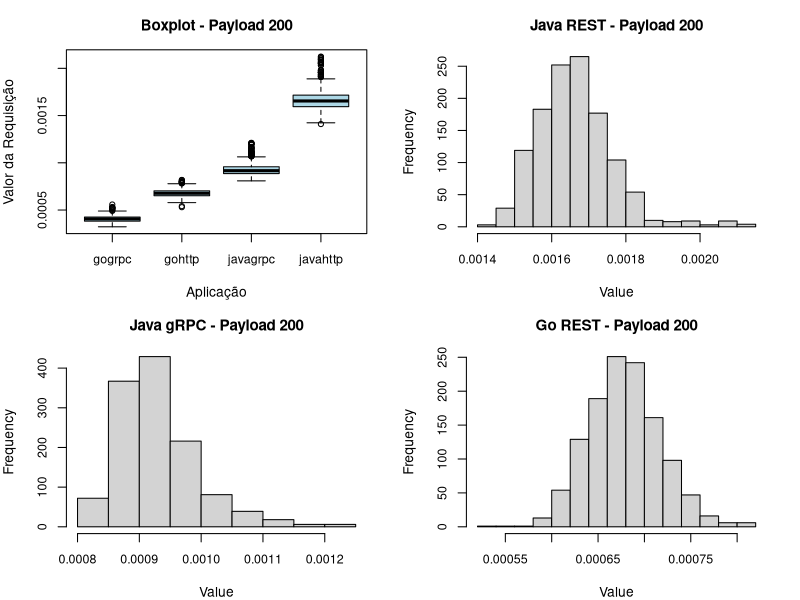
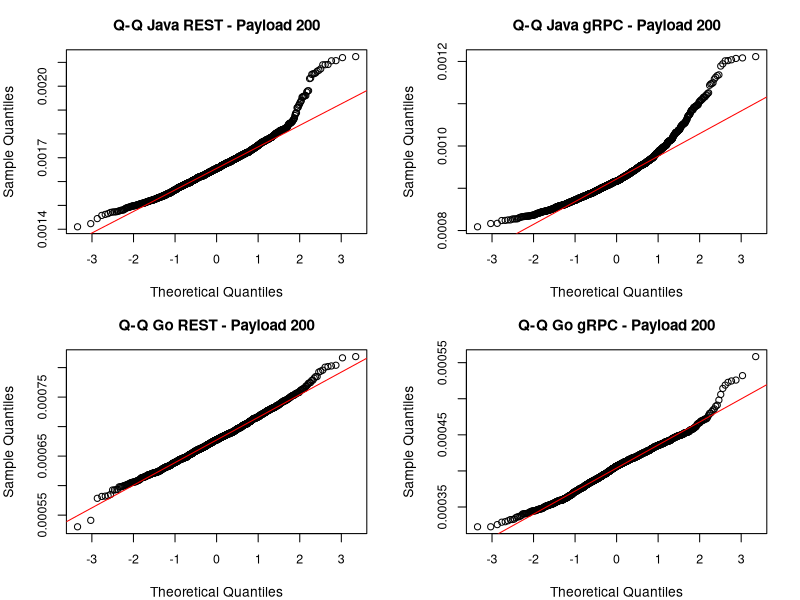
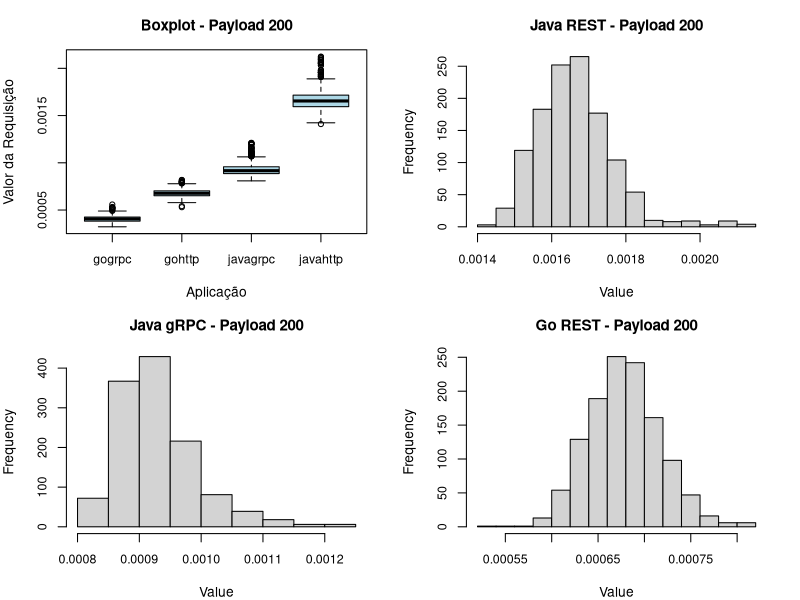
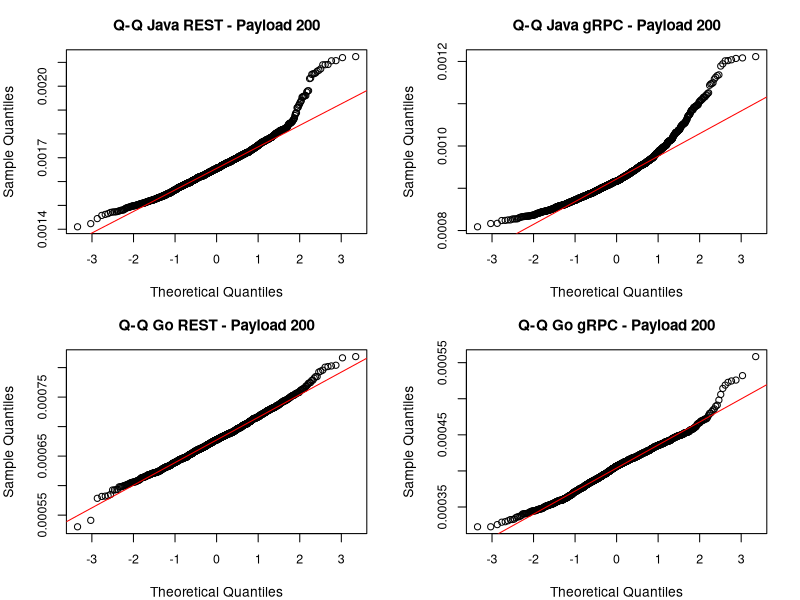
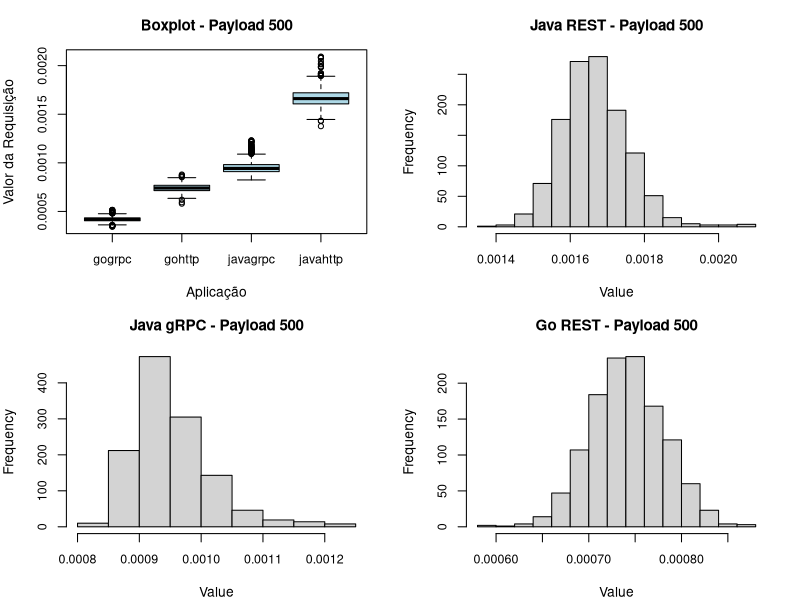
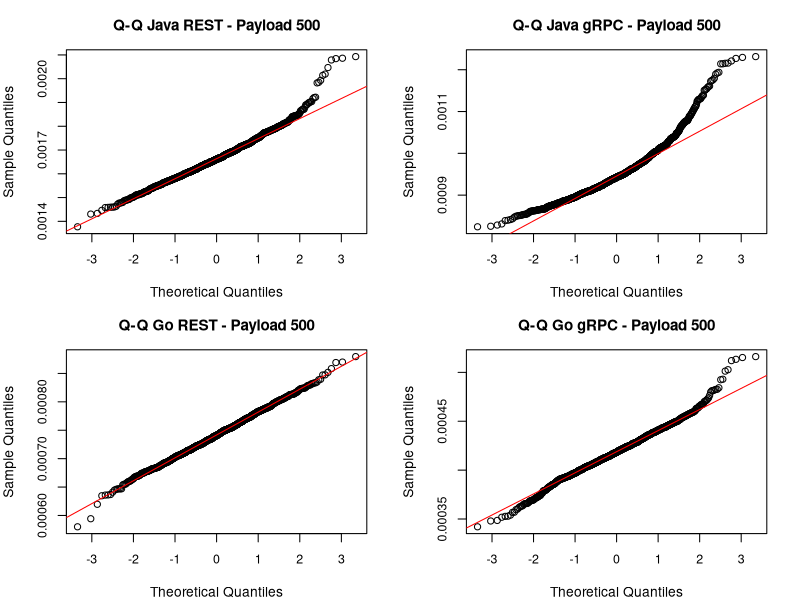
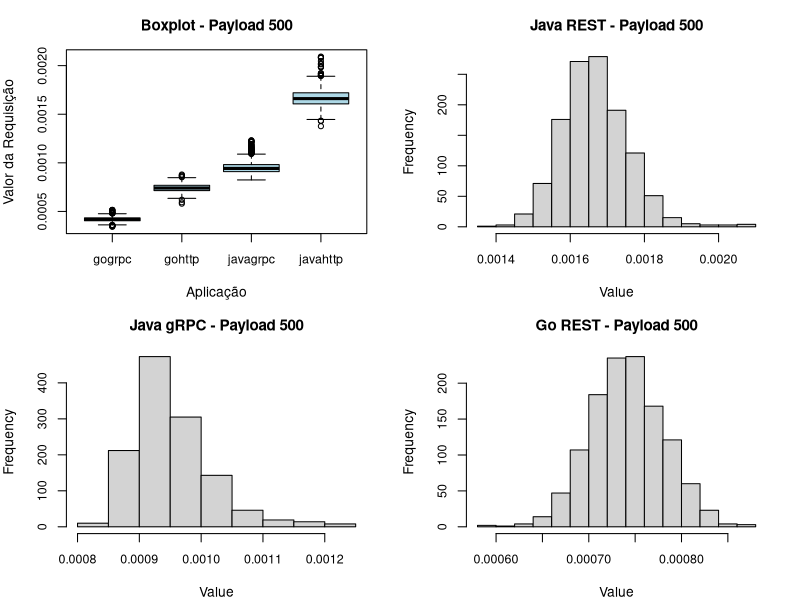
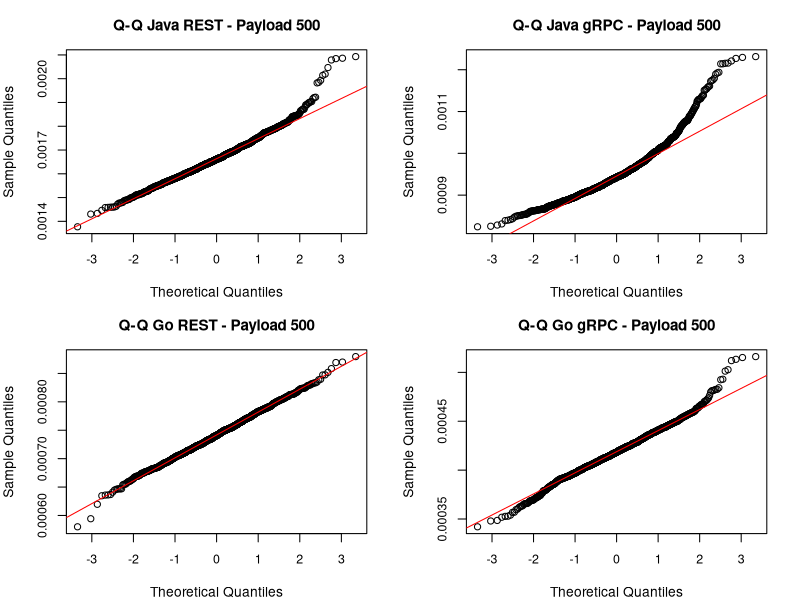

These charts were generated, in order, by the following R code: (Note: this script raises an error after producing the figures.)
library(tidyverse)
library(readr)
library(reshape2)
library(stats)
library(mgcv)

database <- read_csv("dados/ebp_1.csv",
                     col_names = c("id", "c", "value", "experiment_id", "app_name", "request_size"),
                     col_types = cols(
                       id = col_integer(),
                       c = col_integer(),
                       value = col_double(),
                       experiment_id = col_integer(),
                       app_name = col_character(),
                       request_size = col_character()
                     ))

data <- database %>%
  mutate(
    language = stringr::str_extract(app_name, "java|go"),
    protocol = stringr::str_extract(app_name, "http|grpc"),
    payload_size = as.numeric(request_size)
  )

data$language <- as.factor(data$language)
data$protocol <- as.factor(data$protocol)
data$request_size <- as.factor(data$request_size)

remover_outliers <- function(dados, campo) {
  Q1 <- quantile(dados[[campo]], 0.25, na.rm = TRUE)
  Q3 <- quantile(dados[[campo]], 0.75, na.rm = TRUE)
  IQR <- Q3 - Q1
  
  limite_inferior <- Q1 - 3.5 * IQR
  limite_superior <- Q3 + 3.5 * IQR
  
  dados_filtrados <- dados[dados[[campo]] >= limite_inferior & dados[[campo]] <= limite_superior, ]
  
  return(dados_filtrados)
}

payload_sizes <- sort(unique(data$payload_size))

cat("=== Analyzing", length(payload_sizes), "payload sizes ===\n")
cat("Payload sizes:", paste(payload_sizes, collapse = ", "), "\n\n")

for (ps in payload_sizes) {
  cat("\n", rep("=", 60), "\n")
  cat("PAYLOAD SIZE:", ps, "\n")
  cat(rep("=", 60), "\n\n")
  
  data_ps <- filter(data, payload_size == ps)
  
  javahttp <- filter(data_ps, app_name == "javahttp")
  javagrpc <- filter(data_ps, app_name == "javagrpc")
  gohttp <- filter(data_ps, app_name == "gohttp")
  gogrpc <- filter(data_ps, app_name == "gogrpc")
  
  javahttp <- remover_outliers(javahttp, "value")
  javagrpc <- remover_outliers(javagrpc, "value")
  gohttp <- remover_outliers(gohttp, "value")
  gogrpc <- remover_outliers(gogrpc, "value")
  
  data_filtered <- bind_rows(javahttp, javagrpc, gohttp, gogrpc)
  
  if (nrow(data_filtered) < 10) {
    cat("Insufficient data for payload size", ps, "\n")
    next
  }
  
  cat("--- 2^k Factorial Analysis ---\n")
  
  data_grouped <- data_filtered %>%
    group_by(experiment_id, app_name) %>%
    summarise(
      value = mean(value),
      .groups = "drop"
    )
  
  data_grouped_extended <- data_grouped %>%
    group_by(app_name) %>%
    summarise(
      mean = mean(value),
      value = value,
      e = value - mean(value),
      experiment_id = experiment_id,
      .groups = "drop"
    )
  
  inner_group <- data_grouped %>%
    group_by(app_name) %>%
    summarise(
      mean = mean(value),
      .groups = "drop"
    )
  
  if (nrow(inner_group) == 4) {
    sum_effect <- inner_group$mean[1] + inner_group$mean[3] + inner_group$mean[2] + inner_group$mean[4]
    effectLang <- -inner_group$mean[1] + inner_group$mean[3] - inner_group$mean[2] + inner_group$mean[4]
    effectProt <- -inner_group$mean[1] - inner_group$mean[3] + inner_group$mean[2] + inner_group$mean[4]
    effectInt <- inner_group$mean[1] - inner_group$mean[3] - inner_group$mean[2] + inner_group$mean[4]
    
    n_reps <- nrow(data_grouped) / 4
    ssy <- sum(data_grouped_extended$value^2)
    sse <- ssy - (n_reps*4*((sum_effect/4)^2 + (effectLang/4)^2 + (effectProt/4)^2 + (effectInt/4)^2))
    ss0 <- n_reps*4*((sum_effect/4)^2)
    sst <- ssy - ss0
    ssl <- n_reps*4*((effectLang/4)^2)
    ssp <- n_reps*4*((effectProt/4)^2)
    sslp <- n_reps*4*((effectInt/4)^2)
    
    langInfluence <- ssl/sst*100
    protInfluence <- ssp/sst*100
    intInfluence <- sslp/sst*100
    errorInfluence <- 100 - (langInfluence + protInfluence + intInfluence)
    
    cat("Sum effect:", sum_effect, "\n")
    cat("Language effect:", effectLang, "\n")
    cat("Protocol effect:", effectProt, "\n")
    cat("Interaction effect:", effectInt, "\n")
    cat("\nInfluence (%):\n")
    cat("  Language:", langInfluence, "%\n")
    cat("  Protocol:", protInfluence, "%\n")
    cat("  Interaction:", intInfluence, "%\n")
    cat("  Error:", errorInfluence, "%\n")
  }
  
  cat("\n--- Descriptive Statistics ---\n")
  mean_javahttp <- mean(javahttp$value, na.rm = TRUE)
  mean_javagrpc <- mean(javagrpc$value, na.rm = TRUE)
  mean_gohttp <- mean(gohttp$value, na.rm = TRUE)
  mean_gogrpc <- mean(gogrpc$value, na.rm = TRUE)
  
  median_javahttp <- median(javahttp$value, na.rm = TRUE)
  median_javagrpc <- median(javagrpc$value, na.rm = TRUE)
  median_gohttp <- median(gohttp$value, na.rm = TRUE)
  median_gogrpc <- median(gogrpc$value, na.rm = TRUE)
  
  stddev_javahttp <- sd(javahttp$value, na.rm = TRUE)
  stddev_javagrpc <- sd(javagrpc$value, na.rm = TRUE)
  stddev_gohttp <- sd(gohttp$value, na.rm = TRUE)
  stddev_gogrpc <- sd(gogrpc$value, na.rm = TRUE)
  
  cat("Means:\n")
  cat("  Java HTTP:", mean_javahttp, "\n")
  cat("  Java gRPC:", mean_javagrpc, "\n")
  cat("  Go HTTP:", mean_gohttp, "\n")
  cat("  Go gRPC:", mean_gogrpc, "\n")
  
  cat("\nStandard Deviations:\n")
  cat("  Java HTTP:", stddev_javahttp, "\n")
  cat("  Java gRPC:", stddev_javagrpc, "\n")
  cat("  Go HTTP:", stddev_gohttp, "\n")
  cat("  Go gRPC:", stddev_gogrpc, "\n")
  
  cat("\n--- Statistical Tests ---\n")
  
  cat("Wilcoxon tests:\n")
  if (nrow(javahttp) > 0 && nrow(javagrpc) > 0) {
    wt1 <- wilcox.test(javahttp$value, javagrpc$value, paired = FALSE)
    cat("  Java HTTP vs Java gRPC: p =", wt1$p.value, "\n")
  }
  if (nrow(javahttp) > 0 && nrow(gohttp) > 0) {
    wt2 <- wilcox.test(javahttp$value, gohttp$value, paired = FALSE)
    cat("  Java HTTP vs Go HTTP: p =", wt2$p.value, "\n")
  }
  if (nrow(javahttp) > 0 && nrow(gogrpc) > 0) {
    wt3 <- wilcox.test(javahttp$value, gogrpc$value, paired = FALSE)
    cat("  Java HTTP vs Go gRPC: p =", wt3$p.value, "\n")
  }
  if (nrow(javagrpc) > 0 && nrow(gohttp) > 0) {
    wt4 <- wilcox.test(javagrpc$value, gohttp$value, paired = FALSE)
    cat("  Java gRPC vs Go HTTP: p =", wt4$p.value, "\n")
  }
  if (nrow(javagrpc) > 0 && nrow(gogrpc) > 0) {
    wt5 <- wilcox.test(javagrpc$value, gogrpc$value, paired = FALSE)
    cat("  Java gRPC vs Go gRPC: p =", wt5$p.value, "\n")
  }
  if (nrow(gohttp) > 0 && nrow(gogrpc) > 0) {
    wt6 <- wilcox.test(gohttp$value, gogrpc$value, paired = FALSE)
    cat("  Go HTTP vs Go gRPC: p =", wt6$p.value, "\n")
  }
  
  cat("\nKruskal-Wallis tests:\n")
  kw1 <- kruskal.test(value ~ protocol, data = data_filtered)
  cat("  Protocol: p =", kw1$p.value, "\n")
  kw2 <- kruskal.test(value ~ language, data = data_filtered)
  cat("  Language: p =", kw2$p.value, "\n")
  data_filtered$combined_factor <- interaction(data_filtered$protocol, data_filtered$language)
  kw3 <- kruskal.test(value ~ combined_factor, data = data_filtered)
  cat("  Combined: p =", kw3$p.value, "\n")
  
  cat("\n--- Normality Tests ---\n")
  if (nrow(javahttp) > 3 && nrow(javahttp) <= 5000) {
    sh1 <- shapiro.test(javahttp$value)
    cat("  Java HTTP: p =", sh1$p.value, "\n")
  }
  if (nrow(javagrpc) > 3 && nrow(javagrpc) <= 5000) {
    sh2 <- shapiro.test(javagrpc$value)
    cat("  Java gRPC: p =", sh2$p.value, "\n")
  }
  if (nrow(gohttp) > 3 && nrow(gohttp) <= 5000) {
    sh3 <- shapiro.test(gohttp$value)
    cat("  Go HTTP: p =", sh3$p.value, "\n")
  }
  if (nrow(gogrpc) > 3 && nrow(gogrpc) <= 5000) {
    sh4 <- shapiro.test(gogrpc$value)
    cat("  Go gRPC: p =", sh4$p.value, "\n")
  }
  
  cat("\n--- Creating Graphics ---\n")
  
  dev.new()
  par(mfrow = c(2, 2), mar = c(4, 4, 3, 2))
  
  boxplot(value ~ app_name, data = data_filtered, col = "lightblue", 
          main = paste("Boxplot - Payload", ps),
          xlab = "Aplicação", ylab = "Valor da Requisição",
          cex.lab = 1.0, cex.main = 1.1, cex.axis = 0.9)
  
  hist(javahttp$value, breaks = "Sturges", main = paste("Java REST - Payload", ps),
       xlab = "Value", ylab = "Frequency", cex.lab = 1.0, cex.main = 1.1, cex.axis = 0.9)
  
  hist(javagrpc$value, breaks = "Sturges", main = paste("Java gRPC - Payload", ps),
       xlab = "Value", ylab = "Frequency", cex.lab = 1.0, cex.main = 1.1, cex.axis = 0.9)
  
  hist(gohttp$value, breaks = "Sturges", main = paste("Go REST - Payload", ps),
       xlab = "Value", ylab = "Frequency", cex.lab = 1.0, cex.main = 1.1, cex.axis = 0.9)
  
  dev.new()
  par(mfrow = c(2, 2), mar = c(4, 4, 3, 2))
  
  qqnorm(javahttp$value, main = paste("Q-Q Java REST - Payload", ps), cex.main = 1.1, cex.axis = 0.9)
  qqline(javahttp$value, col = "red")
  
  qqnorm(javagrpc$value, main = paste("Q-Q Java gRPC - Payload", ps), cex.main = 1.1, cex.axis = 0.9)
  qqline(javagrpc$value, col = "red")
  
  qqnorm(gohttp$value, main = paste("Q-Q Go REST - Payload", ps), cex.main = 1.1, cex.axis = 0.9)
  qqline(gohttp$value, col = "red")
  
  qqnorm(gogrpc$value, main = paste("Q-Q Go gRPC - Payload", ps), cex.main = 1.1, cex.axis = 0.9)
  qqline(gogrpc$value, col = "red")
  
  png(sprintf("boxplot_payload_%d.png", ps), width = 1200, height = 800, res = 150)
  par(mfrow = c(2, 2), mar = c(4, 4, 3, 2))
  boxplot(value ~ app_name, data = data_filtered, col = "lightblue", 
          main = paste("Boxplot - Payload", ps),
          xlab = "Aplicação", ylab = "Valor da Requisição",
          cex.lab = 1.0, cex.main = 1.1, cex.axis = 0.9)
  hist(javahttp$value, breaks = "Sturges", main = paste("Java REST - Payload", ps),
       xlab = "Value", ylab = "Frequency", cex.lab = 1.0, cex.main = 1.1, cex.axis = 0.9)
  hist(javagrpc$value, breaks = "Sturges", main = paste("Java gRPC - Payload", ps),
       xlab = "Value", ylab = "Frequency", cex.lab = 1.0, cex.main = 1.1, cex.axis = 0.9)
  hist(gohttp$value, breaks = "Sturges", main = paste("Go REST - Payload", ps),
       xlab = "Value", ylab = "Frequency", cex.lab = 1.0, cex.main = 1.1, cex.axis = 0.9)
  dev.off()
  
  png(sprintf("qqplot_payload_%d.png", ps), width = 1200, height = 800, res = 150)
  par(mfrow = c(2, 2), mar = c(4, 4, 3, 2))
  qqnorm(javahttp$value, main = paste("Q-Q Java REST - Payload", ps), cex.main = 1.1, cex.axis = 0.9)
  qqline(javahttp$value, col = "red")
  qqnorm(javagrpc$value, main = paste("Q-Q Java gRPC - Payload", ps), cex.main = 1.1, cex.axis = 0.9)
  qqline(javagrpc$value, col = "red")
  qqnorm(gohttp$value, main = paste("Q-Q Go REST - Payload", ps), cex.main = 1.1, cex.axis = 0.9)
  qqline(gohttp$value, col = "red")
  qqnorm(gogrpc$value, main = paste("Q-Q Go gRPC - Payload", ps), cex.main = 1.1, cex.axis = 0.9)
  qqline(gogrpc$value, col = "red")
  dev.off()
  
  cat("Saved: boxplot_payload_", ps, ".png, qqplot_payload_", ps, ".png\n", sep = "")
}

cat("\n", rep("=", 60), "\n")
cat("OVERALL ANALYSIS ACROSS ALL PAYLOAD SIZES\n")
cat(rep("=", 60), "\n\n")

data_all <- data %>%
  remover_outliers("value")

data_all_filtered <- data_all %>%
  filter(!is.na(language), !is.na(protocol))

cat("--- Overall Boxplot ---\n")
dev.new()
boxplot(value ~ app_name, data = data_all_filtered, col = "lightblue", 
        main = "Boxplot - All Payload Sizes",
        xlab = "Aplicação", ylab = "Valor da Requisição",
        cex.lab = 1.0, cex.main = 1.1, cex.axis = 0.9)

png("boxplot_all_payloads.png", width = 1200, height = 800, res = 150)
boxplot(value ~ app_name, data = data_all_filtered, col = "lightblue", 
        main = "Boxplot - All Payload Sizes",
        xlab = "Aplicação", ylab = "Valor da Requisição",
        cex.lab = 1.0, cex.main = 1.1, cex.axis = 0.9)
dev.off()

cat("--- Performance by Payload Size ---\n")

cat("Testing normality for each app across all payload sizes...\n")
normality_results <- data_all_filtered %>%
  group_by(app_name) %>%
  summarise(
    shapiro_p = if(n() > 3) {
      sample_data <- if(n() > 5000) sample(value, 5000) else value
      tryCatch(shapiro.test(sample_data)$p.value, error = function(e) NA)
    } else NA,
    is_normal = if(!is.na(shapiro_p)) shapiro_p > 0.05 else FALSE,
    .groups = "drop"
  )

cat("Normality results (p > 0.05 = normal):\n")
for (i in 1:nrow(normality_results)) {
  cat("  ", normality_results$app_name[i], ": p =", 
      if(is.na(normality_results$shapiro_p[i])) "N/A" else normality_results$shapiro_p[i],
      "-", if(normality_results$is_normal[i]) "NORMAL" else "NOT NORMAL", "\n")
}

use_median <- !all(normality_results$is_normal, na.rm = TRUE)
cat("\nUsing", if(use_median) "MEDIAN" else "MEAN", "for summary statistics\n\n")

dev.new()
par(mfrow = c(2, 2), mar = c(4, 4, 3, 2))

if (use_median) {
  data_summary <- data_all_filtered %>%
    group_by(payload_size, app_name) %>%
    summarise(
      central_value = median(value, na.rm = TRUE),
      q25 = quantile(value, 0.25, na.rm = TRUE),
      q75 = quantile(value, 0.75, na.rm = TRUE),
      .groups = "drop"
    ) %>%
    arrange(payload_size)
} else {
  data_summary <- data_all_filtered %>%
    group_by(payload_size, app_name) %>%
    summarise(
      central_value = mean(value, na.rm = TRUE),
      se_value = sd(value, na.rm = TRUE) / sqrt(n()),
      .groups = "drop"
    ) %>%
    arrange(payload_size)
}

javahttp_summary <- data_summary %>% filter(app_name == "javahttp")
javagrpc_summary <- data_summary %>% filter(app_name == "javagrpc")
gohttp_summary <- data_summary %>% filter(app_name == "gohttp")
gogrpc_summary <- data_summary %>% filter(app_name == "gogrpc")

ylabel <- if(use_median) "Median Latency (seconds)" else "Mean Latency (seconds)"

plot(javahttp_summary$payload_size, javahttp_summary$central_value, 
     type = "b", col = "blue", lwd = 2, pch = 19, cex = 0.8,
     xlab = "Payload Size", ylab = ylabel,
     main = "Java REST Performance", cex.lab = 1.0, cex.main = 1.1, cex.axis = 0.9)
if (use_median && "q25" %in% names(javahttp_summary)) {
  arrows(javahttp_summary$payload_size, javahttp_summary$q25,
         javahttp_summary$payload_size, javahttp_summary$q75,
         length = 0.05, angle = 90, code = 3, col = "blue", lwd = 1)
}
grid()

plot(javagrpc_summary$payload_size, javagrpc_summary$central_value, 
     type = "b", col = "red", lwd = 2, pch = 19, cex = 0.8,
     xlab = "Payload Size", ylab = ylabel,
     main = "Java gRPC Performance", cex.lab = 1.0, cex.main = 1.1, cex.axis = 0.9)
if (use_median && "q25" %in% names(javagrpc_summary)) {
  arrows(javagrpc_summary$payload_size, javagrpc_summary$q25,
         javagrpc_summary$payload_size, javagrpc_summary$q75,
         length = 0.05, angle = 90, code = 3, col = "red", lwd = 1)
}
grid()

plot(gohttp_summary$payload_size, gohttp_summary$central_value, 
     type = "b", col = "darkgreen", lwd = 2, pch = 19, cex = 0.8,
     xlab = "Payload Size", ylab = ylabel,
     main = "Go REST Performance", cex.lab = 1.0, cex.main = 1.1, cex.axis = 0.9)
if (use_median && "q25" %in% names(gohttp_summary)) {
  arrows(gohttp_summary$payload_size, gohttp_summary$q25,
         gohttp_summary$payload_size, gohttp_summary$q75,
         length = 0.05, angle = 90, code = 3, col = "darkgreen", lwd = 1)
}
grid()

plot(gogrpc_summary$payload_size, gogrpc_summary$central_value, 
     type = "b", col = "orange", lwd = 2, pch = 19, cex = 0.8,
     xlab = "Payload Size", ylab = ylabel,
     main = "Go gRPC Performance", cex.lab = 1.0, cex.main = 1.1, cex.axis = 0.9)
if (use_median && "q25" %in% names(gogrpc_summary)) {
  arrows(gogrpc_summary$payload_size, gogrpc_summary$q25,
         gogrpc_summary$payload_size, gogrpc_summary$q75,
         length = 0.05, angle = 90, code = 3, col = "orange", lwd = 1)
}
grid()

png("performance_by_payload.png", width = 1600, height = 1200, res = 150)
par(mfrow = c(2, 2), mar = c(4, 4, 3, 2))
plot(javahttp_summary$payload_size, javahttp_summary$central_value, 
     type = "b", col = "blue", lwd = 2, pch = 19, cex = 0.8,
     xlab = "Payload Size", ylab = ylabel,
     main = "Java REST Performance", cex.lab = 1.0, cex.main = 1.1, cex.axis = 0.9)
if (use_median && "q25" %in% names(javahttp_summary)) {
  arrows(javahttp_summary$payload_size, javahttp_summary$q25,
         javahttp_summary$payload_size, javahttp_summary$q75,
         length = 0.05, angle = 90, code = 3, col = "blue", lwd = 1)
}
grid()
plot(javagrpc_summary$payload_size, javagrpc_summary$central_value, 
     type = "b", col = "red", lwd = 2, pch = 19, cex = 0.8,
     xlab = "Payload Size", ylab = ylabel,
     main = "Java gRPC Performance", cex.lab = 1.0, cex.main = 1.1, cex.axis = 0.9)
if (use_median && "q25" %in% names(javagrpc_summary)) {
  arrows(javagrpc_summary$payload_size, javagrpc_summary$q25,
         javagrpc_summary$payload_size, javagrpc_summary$q75,
         length = 0.05, angle = 90, code = 3, col = "red", lwd = 1)
}
grid()
plot(gohttp_summary$payload_size, gohttp_summary$central_value, 
     type = "b", col = "darkgreen", lwd = 2, pch = 19, cex = 0.8,
     xlab = "Payload Size", ylab = ylabel,
     main = "Go REST Performance", cex.lab = 1.0, cex.main = 1.1, cex.axis = 0.9)
if (use_median && "q25" %in% names(gohttp_summary)) {
  arrows(gohttp_summary$payload_size, gohttp_summary$q25,
         gohttp_summary$payload_size, gohttp_summary$q75,
         length = 0.05, angle = 90, code = 3, col = "darkgreen", lwd = 1)
}
grid()
plot(gogrpc_summary$payload_size, gogrpc_summary$central_value, 
     type = "b", col = "orange", lwd = 2, pch = 19, cex = 0.8,
     xlab = "Payload Size", ylab = ylabel,
     main = "Go gRPC Performance", cex.lab = 1.0, cex.main = 1.1, cex.axis = 0.9)
if (use_median && "q25" %in% names(gogrpc_summary)) {
  arrows(gogrpc_summary$payload_size, gogrpc_summary$q25,
         gogrpc_summary$payload_size, gogrpc_summary$q75,
         length = 0.05, angle = 90, code = 3, col = "orange", lwd = 1)
}
grid()
dev.off()

cat("Saved: boxplot_all_payloads.png, performance_by_payload.png\n")

cat("\n--- Line Chart: All Applications ---\n")
dev.new()
par(mar = c(5, 5, 4, 2))

plot(javahttp_summary$payload_size, javahttp_summary$central_value, 
     type = "b", col = "blue", lwd = 2.5, pch = 19, cex = 1.0,
     xlab = "Tamanho da Requisição (número de inteiros)", 
     ylab = ylabel,
     main = "Desempenho por Tamanho de Requisição",
     cex.lab = 1.1, cex.main = 1.2, cex.axis = 1.0,
     ylim = range(c(javahttp_summary$central_value, javagrpc_summary$central_value,
                     gohttp_summary$central_value, gogrpc_summary$central_value), na.rm = TRUE))

lines(javagrpc_summary$payload_size, javagrpc_summary$central_value, 
      type = "b", col = "red", lwd = 2.5, pch = 17, cex = 1.0)

lines(gohttp_summary$payload_size, gohttp_summary$central_value, 
      type = "b", col = "darkgreen", lwd = 2.5, pch = 15, cex = 1.0)

lines(gogrpc_summary$payload_size, gogrpc_summary$central_value, 
      type = "b", col = "orange", lwd = 2.5, pch = 18, cex = 1.0)

if (use_median && "q25" %in% names(javahttp_summary)) {
  arrows(javahttp_summary$payload_size, javahttp_summary$q25,
         javahttp_summary$payload_size, javahttp_summary$q75,
         length = 0.03, angle = 90, code = 3, col = "blue", lwd = 1, alpha = 0.3)
  arrows(javagrpc_summary$payload_size, javagrpc_summary$q25,
         javagrpc_summary$payload_size, javagrpc_summary$q75,
         length = 0.03, angle = 90, code = 3, col = "red", lwd = 1, alpha = 0.3)
  arrows(gohttp_summary$payload_size, gohttp_summary$q25,
         gohttp_summary$payload_size, gohttp_summary$q75,
         length = 0.03, angle = 90, code = 3, col = "darkgreen", lwd = 1, alpha = 0.3)
  arrows(gogrpc_summary$payload_size, gogrpc_summary$q25,
         gogrpc_summary$payload_size, gogrpc_summary$q75,
         length = 0.03, angle = 90, code = 3, col = "orange", lwd = 1, alpha = 0.3)
}

legend("topleft", 
       legend = c("Java REST", "Java gRPC", "Go REST", "Go gRPC"),
       col = c("blue", "red", "darkgreen", "orange"),
       lty = 1, lwd = 2.5, pch = c(19, 17, 15, 18),
       cex = 1.0)

grid()

png("line_chart_all_apps.png", width = 1600, height = 1000, res = 150)
par(mar = c(5, 5, 4, 2))

plot(javahttp_summary$payload_size, javahttp_summary$central_value, 
     type = "b", col = "blue", lwd = 2.5, pch = 19, cex = 1.0,
     xlab = "Tamanho da Requisição (número de inteiros)", 
     ylab = ylabel,
     main = "Desempenho por Tamanho de Requisição",
     cex.lab = 1.1, cex.main = 1.2, cex.axis = 1.0,
     ylim = range(c(javahttp_summary$central_value, javagrpc_summary$central_value,
                     gohttp_summary$central_value, gogrpc_summary$central_value), na.rm = TRUE))

lines(javagrpc_summary$payload_size, javagrpc_summary$central_value, 
      type = "b", col = "red", lwd = 2.5, pch = 17, cex = 1.0)

lines(gohttp_summary$payload_size, gohttp_summary$central_value, 
      type = "b", col = "darkgreen", lwd = 2.5, pch = 15, cex = 1.0)

lines(gogrpc_summary$payload_size, gogrpc_summary$central_value, 
      type = "b", col = "orange", lwd = 2.5, pch = 18, cex = 1.0)

if (use_median && "q25" %in% names(javahttp_summary)) {
  arrows(javahttp_summary$payload_size, javahttp_summary$q25,
         javahttp_summary$payload_size, javahttp_summary$q75,
         length = 0.03, angle = 90, code = 3, col = "blue", lwd = 1)
  arrows(javagrpc_summary$payload_size, javagrpc_summary$q25,
         javagrpc_summary$payload_size, javagrpc_summary$q75,
         length = 0.03, angle = 90, code = 3, col = "red", lwd = 1)
  arrows(gohttp_summary$payload_size, gohttp_summary$q25,
         gohttp_summary$payload_size, gohttp_summary$q75,
         length = 0.03, angle = 90, code = 3, col = "darkgreen", lwd = 1)
  arrows(gogrpc_summary$payload_size, gogrpc_summary$q25,
         gogrpc_summary$payload_size, gogrpc_summary$q75,
         length = 0.03, angle = 90, code = 3, col = "orange", lwd = 1)
}

legend("topleft", 
       legend = c("Java REST", "Java gRPC", "Go REST", "Go gRPC"),
       col = c("blue", "red", "darkgreen", "orange"),
       lty = 1, lwd = 2.5, pch = c(19, 17, 15, 18),
       cex = 1.0)

grid()
dev.off()

cat("Saved: line_chart_all_apps.png\n")

cat("\nAnalysis complete!\n")
